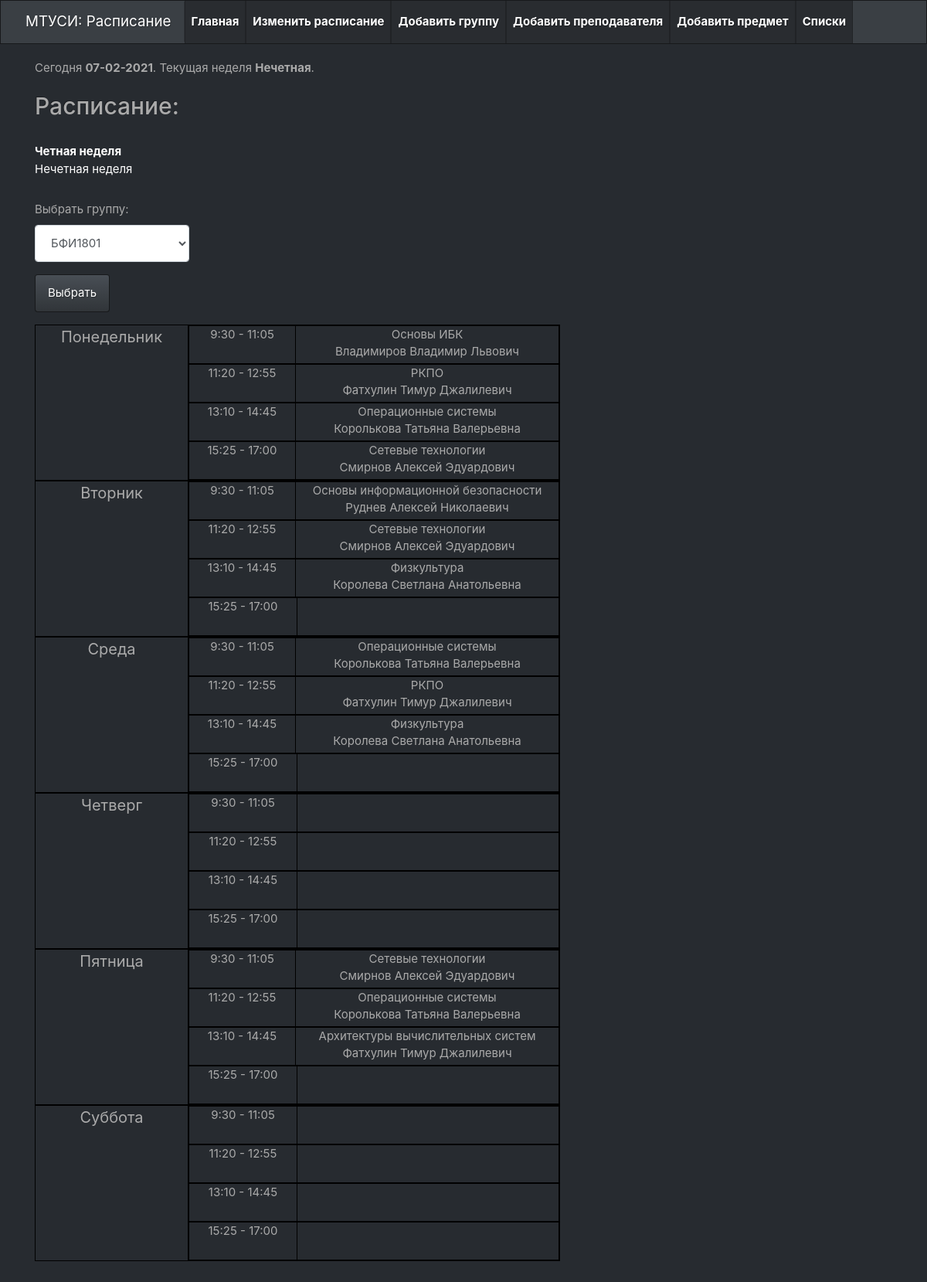
The page / on the database its author committed.
### models/subject.py (models this page shows)
class Subject(db.Model):
    __tablename__ = 'subject'
    id = db.Column(db.Integer, primary_key=True)
    subject_name = db.Column(db.String(30), unique=True, nullable=False)

### models/lecturer.py (models this page shows)
class Lecturer(db.Model):
    __tablename__ = 'lecturer'
    id = db.Column(db.Integer, primary_key=True)
    name = db.Column(db.String(30), nullable=False)
    last_name = db.Column(db.String(30), nullable=False)
    surname = db.Column(db.String(30), nullable=False)

### Routes/Lecturers.py (the view)
@lecturers.route('/')
def index():
    first = datetime.datetime.strptime("09.11.2020", "%d.%m.%Y")
    today = datetime.date.today()
    now = datetime.datetime.now()
    razn = ((now - first).days)
    if (razn // 7) % 2 == 0:
        todned = "Нечетная"
    else:
        todned = "Четная"
    days = ["Понедельник", "Вторник", "Среда", "Четверг", "Пятница", "Суббота"]
    trv = ['9:30 - 11:05', '11:20 - 12:55', '13:10 - 14:45', '15:25 - 17:00']
    cur_group = "БФИ1801"
    group_id = db.session.query(Group.id).filter(Group.name == cur_group).first()[0]
    schedule = db.session.query(Schedule).filter(Schedule.group_id == group_id)
    return render_template('index.html', curdate=today.strftime('%d-%m-%Y'), todned=todned, cur_group=cur_group,
                           days=days, trvs=trv, lecturers=Lecturer.query.all(), subjects=Subject.query.all(),
                           intervals=Interval.query.all(), group_names=Group.query.all(), schedules=schedule)

### templates/index.html (shortened to what this page needs)
<!DOCTYPE html>
<html lang="en">
<head>
    <link rel="stylesheet" type="text/css" href="/static/css/mybootstrap.min.css">
</head>
<body>
{% include "Nav.html" %}
<div class="container">
    <div class="date">Сегодня <span class="todays">{{ curdate }}</span>. Текущая неделя <b>{{ todned }}</b>.
    </div>
    <h2>Расписание:</h2>
    <div class="headd">
        <div>
            <div><a href='#' class="chet active">Четная неделя</a></div>
            <div><a href='#' class="nechet">Нечетная неделя</a></div>
        </div>
    </div>
    <form action="" method="post">
        <p>
        <div class="form-group">
            <label for="cur_group">Выбрать группу:</label>
            <select class="form-control" id="exampleSelect11" name="cur_group">
                {% for groupn in group_names %}
                <option>{{ groupn.name }}</option>
                {% endfor %}
            </select>
        </div>
        <p>
            <input type="submit" class="btn btn-primary" value="Выбрать">
        </p>
    </form>
    {% for day in days %}
    <div class="table-rows">
        <div class="daydiv">{{ day }}</div>
        <div class="flex-container">
            {% for trv in trvs %}
            <div class="kek">
                <div class="time">{{ trv }}</div>
                {% for schedule in schedules %}
                {% if schedule.chet == 0 %}
                <div class="chet_ned show">
                    {% if schedule.day == day %}
                    {% for interval in intervals %}
                    {% if interval.id == schedule.interval_id and interval.interval == trv %}
                    <div class="subj_prep">
                        <div class="subj">
                            {% for subject in subjects %}
                            {% if subject.id == schedule.subject_id %}
                            {{ subject.subject_name }}
                            {% endif %}
                            {% endfor %}
                        </div>
                        <div>
                            {% for lecturer in lecturers %}
                            {% if lecturer.id == schedule.lecturer_id %}
                            {{ lecturer.last_name }} {{ lecturer.name }} {{ lecturer.surname }}
                            {% endif %}
                            {% endfor %}
                        </div>
                    </div>
                    {% endif %}
                    {% endfor %}
                    {% endif %}
                </div>
                {% endif %}
                {% endfor %}
            </div>
            {% endfor %}
        </div>
    </div>
    {% endfor %}
</div>
</body>
</html>

### templates/index.html (style rules this page uses)
.date { margin-top: 20px; margin-bottom: 20px; }
.todays { font-weight: bold; }
.flex-container { display: -webkit-flex; display: flex; flex-direction: column; }
.kek { display: -webkit-flex; display: flex; flex-direction: row; border: 1px solid black; height: 50px; width: 480px; }
.table-rows { display: -webkit-flex; display: flex; flex-direction: row; border: 1px solid black; width: 680px; text-align: center; }
.headd { margin: 30px 40px 30px 0; }
.daydiv { width: 200px; font-size: 20px; border-right: 1px solid black; }
.subj_prep { display: -webkit-flex; display: flex; flex-direction: column; align-self: center; width: 340px; text-align: center; }
.subj { text-align: center; }
.time { width: 140px; text-align: center; vertical-align: middle; border-right: 1px solid black; }
form { width: 200px; }
.active { font-weight: bold; }

### rows shown on the page
Subject: subject_name "Основы ИБК"
Lecturer: last_name "Владимиров", name "Владимир", surname "Львович"
Subject: subject_name "РКПО"
Lecturer: last_name "Фатхулин", name "Тимур", surname "Джалилевич"
Subject: subject_name "Операционные системы"
Lecturer: last_name "Королькова", name "Татьяна", surname "Валерьевна"
Subject: subject_name "Сетевые технологии"
Lecturer: last_name "Смирнов", name "Алексей", surname "Эдуардович"
Subject: subject_name "Основы информационной безопасности"
Lecturer: last_name "Руднев", name "Алексей", surname "Николаевич"
Subject: subject_name "Физкультура"
Lecturer: last_name "Королева", name "Светлана", surname "Анатольевна"
Subject: subject_name "Архитектуры вычислительных систем"

### other values the page prints
{{ todned }} "Нечетная"
{{ day }} "Понедельник" "Вторник" "Среда" "Четверг" "Пятница" "Суббота"
{{ trv }} "9:30 - 11:05" "11:20 - 12:55" "13:10 - 14:45" "15:25 - 17:00" "9:30 - 11:05" "11:20 - 12:55" "13:10 - 14:45" "15:25 - 17:00" "9:30 - 11:05" "11:20 - 12:55" "13:10 - 14:45" "15:25 - 17:00" "9:30 - 11:05" "11:20 - 12:55" "13:10 - 14:45" "15:25 - 17:00" "9:30 - 11:05" "11:20 - 12:55" "13:10 - 14:45" "15:25 - 17:00" "9:30 - 11:05" "11:20 - 12:55" "13:10 - 14:45" "15:25 - 17:00"
form field cur_group "БФИ1801"
